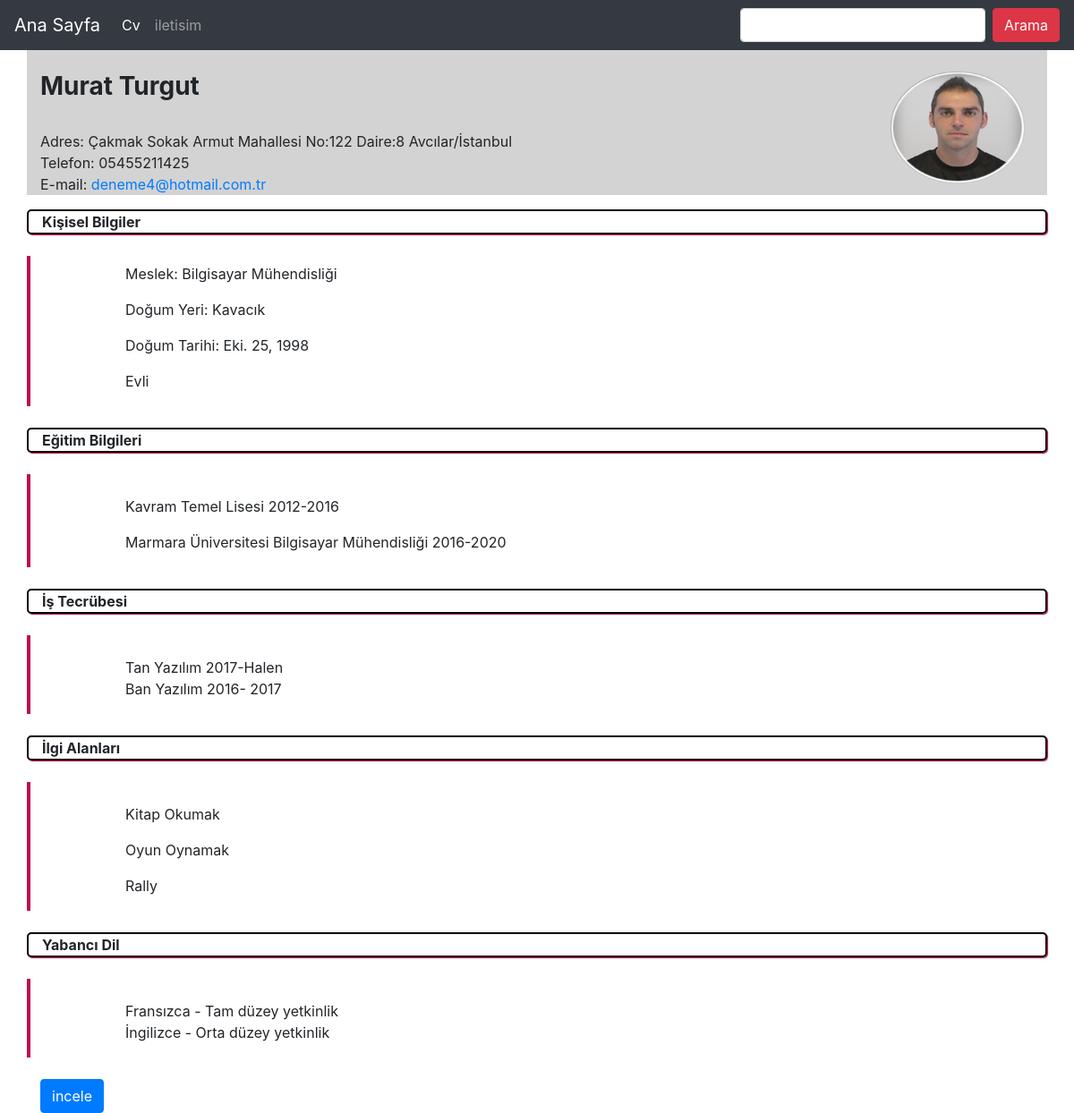
Page /bilgi/turgut/ on the committed database.
### cv_Bilgi/models.py (models this page shows, shortened)
class Bilgi(models.Model):
    Name = models.CharField(max_length=120, verbose_name="Adi")
    Surname = models.CharField(max_length=120, verbose_name="Soyadi")
    content = models.TextField(verbose_name="Egitim_Bilgileri")
    experience = models.TextField(verbose_name="Tecrube")
    hobi = RichTextField(verbose_name="Hobi")
    image=models.ImageField(null=True,blank=True)
    job = models.CharField(max_length=120, verbose_name='Meslek')
    language = models.TextField(verbose_name='Dil')
    adress = models.TextField(verbose_name="Adres")
    phone = models.CharField(max_length=11, verbose_name="Telefon")
    email = models.EmailField(verbose_name="Mail")
    date = models.DateField(verbose_name="Dogum_Tarihi")
    dogumyeri = models.CharField(max_length=120, verbose_name="Dogum_Yeri")
    medeni_hali = models.CharField(max_length=6, choices=evli_CHOICES, default='Bekar')
    slug=models.SlugField(unique=True,editable=False,max_length=130)
    def get_abolute_url(self):
        print(reverse('cv_Bilgi:detail',kwargs={'slug':self.slug}))
        return  reverse('cv_Bilgi:detail',kwargs={'slug':self.slug})
    class Meta:
        ordering=['-id']

### cv_Bilgi/views.py (the view)
# urls.py: url(r'^(?P<slug>[\w-]+)/$', bilgi_detail,name='detail'),
def bilgi_detail(request,slug):
    bilgi =get_object_or_404(Bilgi,slug=slug)
    context={
        'bilgi':bilgi,
    }
    return render(request, 'cv_bilgi/detail.html', {'bilgi': bilgi})

### templates/cv_bilgi/detail.html (shortened to what this page needs)
{% extends 'base.html' %}
{% block body %}
<div class="container">
<div class="row" style="background-color:lightgray">
    <div class="col-md-10 mt-4 " ><h3><b>{{bilgi.Name}}  {{bilgi.Surname}}</b></h3><br>Adres: {{bilgi.adress|safe}}<br>Telefon: {{bilgi.phone}}<br>E-mail: <a href="{{bilgi.email}}">{{bilgi.email}}</a> </div>
<div class="col-md-2 mt-4 "  >
          {% if bilgi.image %}
                <img id="resim" src="{{bilgi.image.url}}" class="img-responsive">
          {% endif %}</div>
</div>
<div class="row ">
<div class="col-md-12 border-x mt-3"><b> Kişisel Bilgiler </b></div>
</div>
<div class="row my-4">
<div class="col-md-1 " style="border-left:4px solid rgb(191, 11, 80);"></div>
<div class="col-md-11 mt-2"><p>Meslek: {{bilgi.job}}</p><p>Doğum Yeri: {{bilgi.dogumyeri}}</p><p>Doğum Tarihi: {{bilgi.date}}</p><p>{{bilgi.medeni_hali}}</p></div>
</div>
<div class="row">
<div class="col-md-12 border-x"><b>Eğitim Bilgileri</b></div>
</div>
<div class="row my-4">
<div class="col-md-1 " style="border-left:4px solid rgb(191, 11, 80);"></div>
<div class="col-md-11 mt-2"><p>{{bilgi.content|safe|linebreaks}}</p></div>
</div>
<div class="row">
<div class="col-md-12 border-x"><b>İş Tecrübesi</b></div>
</div>
<div class="row my-4">
<div class="col-md-1 " style="border-left:4px solid rgb(191, 11, 80);"></div>
<div class="col-md-11 mt-2"><p>{{bilgi.experience|safe|linebreaks}}</p></div>
</div>
<div class="row">
<div class="col-md-12 border-x"><b>İlgi Alanları</b></div>
</div>
<div class="row my-4">
<div class="col-md-1 " style="border-left:4px solid rgb(191, 11, 80);"></div>
<div class="col-md-11 mt-2"><p>{{bilgi.hobi|safe|linebreaks}}</p></div>
</div>
<div class="row">
<div class="col-md-12 border-x"><b>Yabancı Dil</b></div>
</div>
<div class="row my-4">
<div class="col-md-1 " style="border-left:4px solid rgb(191, 11, 80);"></div>
<div class="col-md-11 mt-2"> <p>{{bilgi.language|safe|linebreaks}}</p></div>
</div>
  <a href="{{bilgi.get_abolute_url}}" class="btn btn-primary" role="button">incele</a>
</div>
{% endblock %}

### static/css/style.css (style rules this page uses)
.border-x { border:2px solid black; box-shadow: 1px 1px 1px rgb(191, 11, 80); border-radius: 5px; }
#resim { width:150px; height:125px; }

### rows in the picture
Bilgi: Name "Murat", Surname "Turgut", adress "Çakmak Sokak Armut Mahallesi No:122 Daire:8 Avcılar/İstanbul", phone "05455211425", email "deneme4@hotmail.com.tr", image (picture), job "Bilgisayar Mühendisliği", dogumyeri "Kavacık", date "Eki. 25, 1998", medeni_hali "Evli", content "Kavram Temel Lisesi 2012-2016 Marmara Üniversitesi Bilgisayar Mühendisliği 2016-2020", experience "Tan Yazılım 2017-Halen Ban Yazılım 2016- 2017", hobi "Kitap Okumak Oyun Oynamak Rally", language "Fransızca - Tam düzey yetkinlik İngilizce - Orta düzey yetkinlik"
